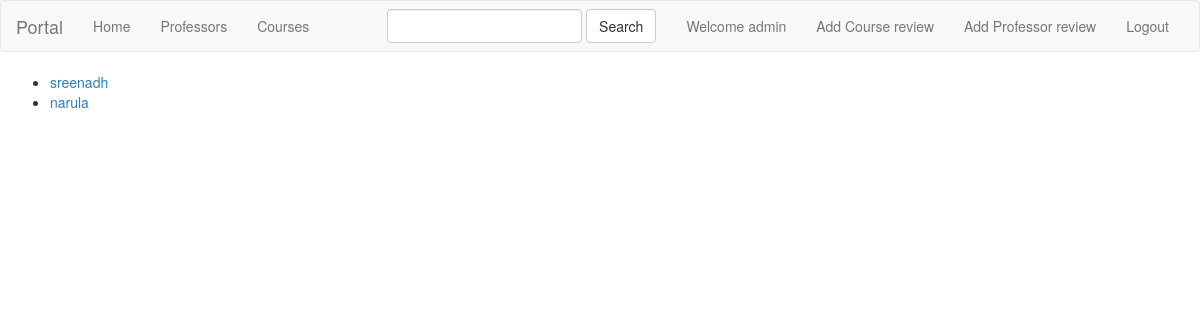
The page /professors/ (signed in) on the database as committed earlier.
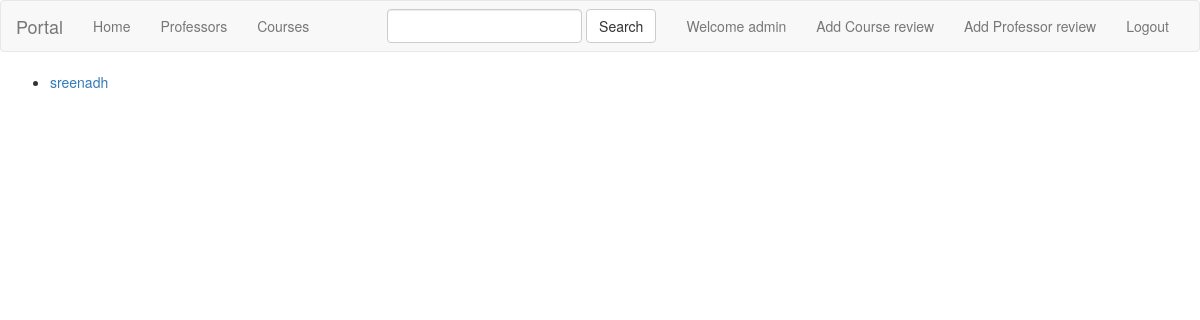
The same page on the database as committed later.
### professors/models.py (models this page shows, shortened)
class Professor(models.Model):
    name = models.CharField(max_length=100)
    age = models.IntegerField()
    department = models.CharField(max_length=100)

### professors/views.py (the view)
class IndexView(generic.ListView):
    template_name = 'professors/index.html'
    context_object_name = 'all_profs'
    def get_queryset(self):
        return Professor.objects.all()

### professors/templates/professors/index.html
{% extends 'root/base.html' %}
{% block body %}
<ul>
    {% for prof in all_profs %}
        <li><a href="{% url 'professors:detail' prof.id %}"> {{ prof.name }} </a></li>
    {% endfor %}
</ul>
{% endblock %}

Rows that differ between the two databases and show on the page:
removed Professor: name "narula"
